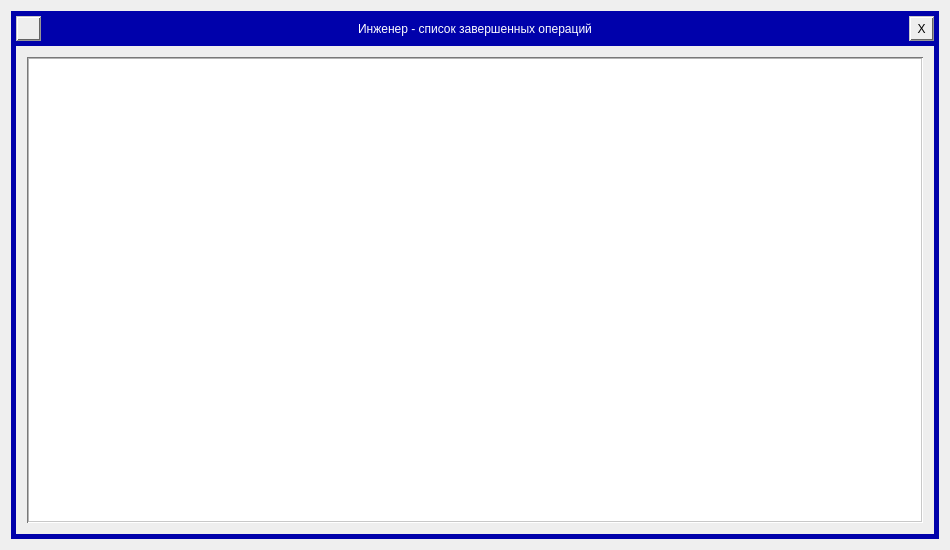
<?xml version="1.0" encoding="UTF-8"?>
<ui version="4.0">
 <class>Dialog</class>
 <widget class="QDialog" name="Dialog">
  <property name="geometry">
   <rect>
    <x>0</x>
    <y>0</y>
    <width>950</width>
    <height>550</height>
   </rect>
  </property>
  <property name="minimumSize">
   <size>
    <width>950</width>
    <height>550</height>
   </size>
  </property>
  <property name="maximumSize">
   <size>
    <width>950</width>
    <height>550</height>
   </size>
  </property>
  <property name="windowTitle">
   <string>Dialog</string>
  </property>
  <property name="styleSheet">
   <string notr="true">#frame {
	background-color: rgb(0, 1, 171);
}
#frame_main {
	background-color: rgb(238, 238, 238);
}
#label_title {
	font: 9pt &quot;Flexi IBM VGA False&quot;;
	color: rgb(255, 255, 255);
}

QTableView { 
	border-style: groove;
  	border-width: 2px;
  	border-top-color: rgb(120, 120, 120);
  	border-left-color: rgb(120, 120, 120);
  	border-right-color: rgb(200, 200, 200);
  	border-bottom-color: rgb(200, 200, 200);
}
QLineEdit:read-only { background-color: rgb(240, 240, 240); }

QTableView::item:selected, QTableView::item:hover {
    background-color: rgb(0, 1, 171);
    color: white;
}

/*QPUSHBUTTON*/
QPushButton { 
	border-style: groove;
  	border-width: 2px;
  	border-top-color: rgb(200, 200, 200);
  	border-left-color: rgb(200, 200, 200);
  	border-right-color: rgb(100, 100, 100);
  	border-bottom-color: rgb(100, 100, 100);
	background-color: rgb(238, 238, 238); 
}
QPushButton:pressed { 
	background-color: rgb(249, 249, 249);
	border-style: groove;
  	border-width: 2px;
  	border-top-color: rgb(100, 100, 100);
  	border-left-color: rgb(100, 100, 100);
  	border-right-color: rgb(200, 200, 200);
  	border-bottom-color: rgb(200, 200, 200);
}


QScrollBar:vertical
{
	border: none;
	margin: 21px 0px 21px 0px;
	background-image: url(:/pattern/resources/pattern/p_1x1_x6.png);
	background-color: rgb(225, 225, 225);
}
QScrollBar::handle:vertical
{
	background-color: rgb(240, 240, 240);
	border-style: groove;
  	border-width: 2px;
  	border-top-color: rgb(200, 200, 200);
  	border-left-color: rgb(200, 200, 200);
  	border-right-color: rgb(100, 100, 100);
  	border-bottom-color: rgb(100, 100, 100);
}
QScrollBar::handle:vertical:disabled
{
	background-image: url(:/pattern/resources/pattern/p_1x1_x6.png);
	background-color: rgb(225, 225, 225);
	border-style: groove;
  	border-width: 2px;
  	border-top: none;
  	border-left: none;
  	border-right: none;
  	border-bottom: none;
}
QScrollBar::add-line:vertical
{
	image: url(:/icon/resources/icon/downarrow.png);
	border-style: groove;
  	border-width: 2px;
  	border-top-color: rgb(200, 200, 200);
  	border-left-color: rgb(200, 200, 200);
  	border-right-color: rgb(100, 100, 100);
  	border-bottom-color: rgb(100, 100, 100);
	background-color: rgb(237, 237, 237);

    subcontrol-position: bottom;
    subcontrol-origin: margin;
	width: 17px;
    height: 17px;
}
QScrollBar::sub-line:vertical
{
	image: url(:/icon/resources/icon/uparrow.png);
	border-style: groove;
  	border-width: 2px;
  	border-top-color: rgb(200, 200, 200);
  	border-left-color: rgb(200, 200, 200);
  	border-right-color: rgb(100, 100, 100);
  	border-bottom-color: rgb(100, 100, 100);
	background-color: rgb(237, 237, 237);

    subcontrol-position: top;
    subcontrol-origin: margin;
	width: 17px;
    height: 17px;
}
QScrollBar::sub-line:vertical:pressed
{
	border-style: groove;
  	border-width: 2px;
  	border-top-color: rgb(100, 100, 100);
  	border-left-color: rgb(100, 100, 100);
  	border-right-color: rgb(200, 200, 200);
  	border-bottom-color: rgb(200, 200, 200);
	subcontrol-position: top;
	subcontrol-origin: margin;
}
QScrollBar::add-line:vertical:pressed
{
	border-style: groove;
  	border-width: 2px;
  	border-top-color: rgb(100, 100, 100);
  	border-left-color: rgb(100, 100, 100);
  	border-right-color: rgb(200, 200, 200);
  	border-bottom-color: rgb(200, 200, 200);
	subcontrol-position: bottom;
	subcontrol-origin: margin;
}
QScrollBar::up-arrow:vertical, QScrollBar::down-arrow:vertical { background: none; }
QScrollBar::add-page:vertical, QScrollBar::sub-page:vertical { background: none; }

QScrollBar:horizontal
{
	border: none;
	margin: 0px 21px 0px 21px;
	background-image: url(:/pattern/resources/pattern/p_1x1_x6.png);
	background-color: rgb(240, 240, 240);
}
QScrollBar::handle:horizontal
{
	background-color: rgb(240, 240, 240);
	border-style: groove;
  	border-width: 2px;
  	border-top-color: rgb(200, 200, 200);
  	border-left-color: rgb(200, 200, 200);
  	border-right-color: rgb(100, 100, 100);
  	border-bottom-color: rgb(100, 100, 100);
}
QScrollBar::handle:horizontal:disabled
{
	background-image: url(:/pattern/resources/pattern/p_1x1_x6.png);
	background-color: rgb(240, 240, 240);
	border-style: groove;
  	border-width: 2px;
  	border-top: none;
  	border-left: none;
  	border-right: none;
  	border-bottom: none;
}
QScrollBar::add-line:horizontal
{
	image: url(:/icon/resources/icon/rightarrow.png);
	border-style: groove;
  	border-width: 2px;
  	border-top-color: rgb(200, 200, 200);
  	border-left-color: rgb(200, 200, 200);
  	border-right-color: rgb(100, 100, 100);
  	border-bottom-color: rgb(100, 100, 100);
	background-color: rgb(237, 237, 237);

    subcontrol-position: right;
    subcontrol-origin: margin;
	width: 17px;
    height: 17px;
}
QScrollBar::sub-line:horizontal
{
	image: url(:/icon/resources/icon/leftarrow.png);
	border-style: groove;
  	border-width: 2px;
  	border-top-color: rgb(200, 200, 200);
  	border-left-color: rgb(200, 200, 200);
  	border-right-color: rgb(100, 100, 100);
  	border-bottom-color: rgb(100, 100, 100);
	background-color: rgb(237, 237, 237);

    subcontrol-position: left;
    subcontrol-origin: margin;
	width: 17px;
    height: 17px;
}
QScrollBar::sub-line:horizontal:pressed
{
	border-style: groove;
  	border-width: 2px;
  	border-top-color: rgb(100, 100, 100);
  	border-left-color: rgb(100, 100, 100);
  	border-right-color: rgb(200, 200, 200);
  	border-bottom-color: rgb(200, 200, 200);
	subcontrol-position: left;
	subcontrol-origin: margin;
}
QScrollBar::add-line:horizontal:pressed
{
	border-style: groove;
  	border-width: 2px;
  	border-top-color: rgb(100, 100, 100);
  	border-left-color: rgb(100, 100, 100);
  	border-right-color: rgb(200, 200, 200);
  	border-bottom-color: rgb(200, 200, 200);
	subcontrol-position: right;
	subcontrol-origin: margin;
}
QScrollBar::up-arrow:horizontal, QScrollBar::down-arrow:horizontal { background: none; }
QScrollBar::add-page:horizontal, QScrollBar::sub-page:horizontal { background: none; }</string>
  </property>
  <layout class="QVBoxLayout" name="verticalLayout">
   <item>
    <widget class="QFrame" name="frame">
     <layout class="QVBoxLayout" name="verticalLayout_2">
      <property name="spacing">
       <number>5</number>
      </property>
      <property name="leftMargin">
       <number>5</number>
      </property>
      <property name="topMargin">
       <number>5</number>
      </property>
      <property name="rightMargin">
       <number>5</number>
      </property>
      <property name="bottomMargin">
       <number>5</number>
      </property>
      <item>
       <widget class="QFrame" name="frame_top">
        <property name="sizePolicy">
         <sizepolicy hsizetype="Preferred" vsizetype="Maximum">
          <horstretch>0</horstretch>
          <verstretch>0</verstretch>
         </sizepolicy>
        </property>
        <layout class="QHBoxLayout" name="horizontalLayout_2">
         <property name="spacing">
          <number>0</number>
         </property>
         <property name="leftMargin">
          <number>0</number>
         </property>
         <property name="topMargin">
          <number>0</number>
         </property>
         <property name="rightMargin">
          <number>0</number>
         </property>
         <property name="bottomMargin">
          <number>0</number>
         </property>
         <item>
          <widget class="QPushButton" name="pushButton_save">
           <property name="sizePolicy">
            <sizepolicy hsizetype="Maximum" vsizetype="Fixed">
             <horstretch>0</horstretch>
             <verstretch>0</verstretch>
            </sizepolicy>
           </property>
           <property name="minimumSize">
            <size>
             <width>25</width>
             <height>25</height>
            </size>
           </property>
           <property name="maximumSize">
            <size>
             <width>25</width>
             <height>16777215</height>
            </size>
           </property>
           <property name="icon">
            <iconset resource="../ui_resources.qrc">
             <normaloff>:/icon/resources/icon/save.png</normaloff>:/icon/resources/icon/save.png</iconset>
           </property>
          </widget>
         </item>
         <item>
          <widget class="QLabel" name="label_title">
           <property name="maximumSize">
            <size>
             <width>16777215</width>
             <height>25</height>
            </size>
           </property>
           <property name="text">
            <string>Инженер - список завершенных операций</string>
           </property>
           <property name="alignment">
            <set>Qt::AlignCenter</set>
           </property>
          </widget>
         </item>
         <item>
          <widget class="QPushButton" name="pushButton_close">
           <property name="minimumSize">
            <size>
             <width>25</width>
             <height>25</height>
            </size>
           </property>
           <property name="maximumSize">
            <size>
             <width>25</width>
             <height>25</height>
            </size>
           </property>
           <property name="text">
            <string>X</string>
           </property>
          </widget>
         </item>
        </layout>
       </widget>
      </item>
      <item>
       <widget class="QFrame" name="frame_main">
        <layout class="QVBoxLayout" name="verticalLayout_3">
         <property name="spacing">
          <number>11</number>
         </property>
         <property name="leftMargin">
          <number>11</number>
         </property>
         <property name="topMargin">
          <number>11</number>
         </property>
         <property name="rightMargin">
          <number>11</number>
         </property>
         <property name="bottomMargin">
          <number>11</number>
         </property>
         <item>
          <widget class="QTableView" name="tableView">
           <property name="minimumSize">
            <size>
             <width>0</width>
             <height>0</height>
            </size>
           </property>
           <property name="maximumSize">
            <size>
             <width>16777215</width>
             <height>16777215</height>
            </size>
           </property>
           <property name="horizontalScrollBarPolicy">
            <enum>Qt::ScrollBarAsNeeded</enum>
           </property>
           <property name="selectionBehavior">
            <enum>QAbstractItemView::SelectRows</enum>
           </property>
          </widget>
         </item>
        </layout>
       </widget>
      </item>
     </layout>
    </widget>
   </item>
  </layout>
 </widget>
 <resources>
  <include location="../ui_resources.qrc"/>
 </resources>
 <connections/>
</ui>
